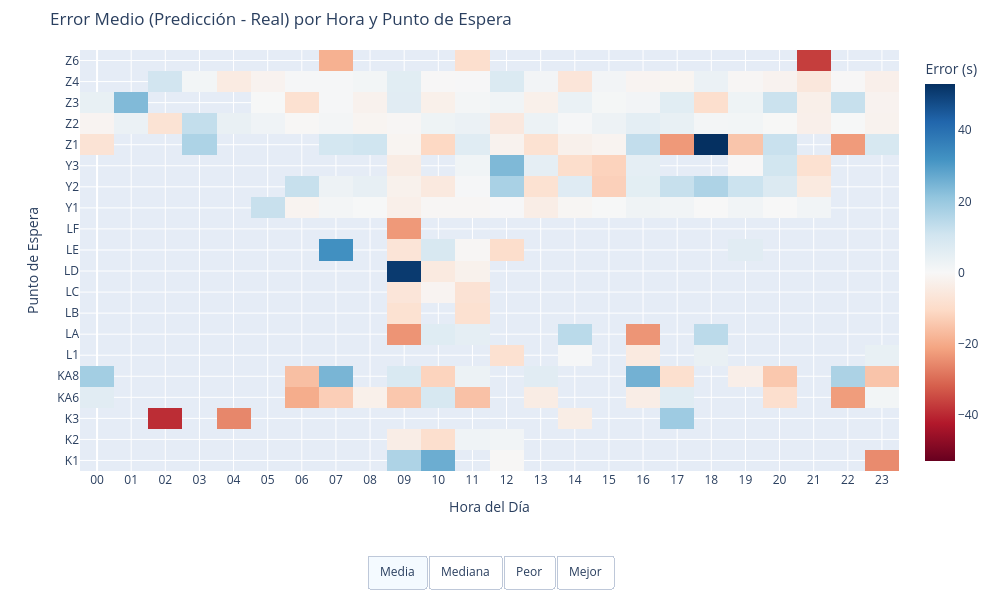

Notebook source saved alongside this figure:
### Code cell
import pandas as pd
import plotly.graph_objects as go

# Calcular columnas necesarias
df['error'] = df['prediccion_tiempo_espera'] - df['tiempo_espera']
df['hora'] = pd.to_datetime(df['llegada_punto']).dt.hour

# Calcular agrupaciones
agg_mean = df.groupby(['holding_point', 'hora'])['error'].mean().reset_index()
worstCol=lambda x: max(x.min(), x.max(), key=abs)
agg_worst = df.groupby(['holding_point', 'hora'])['error'].apply(worstCol).reset_index()
bestCol=lambda x: min(x.min(), x.max(), key=abs)
agg_best = df.groupby(['holding_point', 'hora'])['error'].apply(bestCol).reset_index()
agg_median = df.groupby(['holding_point', 'hora'])['error'].median().reset_index()

# Pivot para cada métrica
heatmap_mean = agg_mean.pivot(index='holding_point', columns='hora', values='error')
heatmap_worst = agg_worst.pivot(index='holding_point', columns='hora', values='error')
heatmap_best = agg_best.pivot(index='holding_point', columns='hora', values='error')
heatmap_median = agg_median.pivot(index='holding_point', columns='hora', values='error')

# Crear figura inicial con la media
fig = go.Figure()

# Añadir como trazas separadas (inicialmente solo visible la media)
fig.add_trace(go.Heatmap(
    z=heatmap_mean.values,
    x=heatmap_mean.columns,
    y=heatmap_mean.index,
    colorscale='RdBu',
    zmid=0,
    colorbar=dict(title='Error (s)'),
    visible=True,
    name='Media'
))

fig.add_trace(go.Heatmap(
    z=heatmap_median.values,
    x=heatmap_median.columns,
    y=heatmap_median.index,
    colorscale='RdBu',
    zmid=0,
    visible=False,
    showscale=False,
    name='Mediana'
))

fig.add_trace(go.Heatmap(
    z=heatmap_worst.values,
    x=heatmap_worst.columns,
    y=heatmap_worst.index,
    colorscale='RdBu',
    zmid=0,
    visible=False,
    showscale=False,
    name='Peor'
))

fig.add_trace(go.Heatmap(
    z=heatmap_best.values,
    x=heatmap_best.columns,
    y=heatmap_best.index,
    colorscale='RdBu',
    zmid=0,
    visible=False,
    showscale=False,
    name='Mejor'
))

# Selector de métrica
fig.update_layout(
    updatemenus=[
        {
            'buttons': [
                {
                    'label': 'Media',
                    'method': 'update',
                    'args': [{'visible': [True, False, False, False]},
                             {'title': 'Error Medio (Predicción - Real) por Hora y Punto de Espera'}]
                },
                {
                    'label': 'Mediana',
                    'method': 'update',
                    'args': [{'visible': [False, True, False, False]},
                             {'title': 'Error Mediana (Predicción - Real) por Hora y Punto de Espera'}]
                },
                {
                    'label': 'Peor',
                    'method': 'update',
                    'args': [{'visible': [False, False, True, False]},
                             {'title': 'Peor Error ABS(Predicción - Real) por Hora y Punto de Espera'}]
                },

                {
                    'label': 'Mejor',
                    'method': 'update',
                    'args': [{'visible': [False, False, False, True]},
                             {'title': 'Mejor Error ABS(Predicción - Real) por Hora y Punto de Espera'}]
                },
                
            ],
            'direction': 'right',
            'type': 'buttons',
            'showactive': True,
            'x': 0.5,
            'xanchor': 'center',
            'y': -0.2,
            'yanchor': 'top'
        }
    ]
)

# Ejes
fig.update_xaxes(
    tickmode='array',
    tickvals=list(range(24)),
    ticktext=[f"{h:02d}" for h in range(24)],
    title='Hora del Día'
)

fig.update_yaxes(title='Punto de Espera')

fig.update_layout(
    title='Error Medio (Predicción - Real) por Hora y Punto de Espera',
    height=600,
    width=1000,
    margin=dict(t=50, b=100)
)

fig.show()

### Figure 1 — Plotly figure (JSON) as saved in the notebook; plotly's stock layout.template omitted (floating-point values rounded to 4 significant figures; data arrays with more than 128 entries replaced by an {"elided": "..."} marker saying what was removed)
{"data": [{"colorbar": {"title": {"text": "Error (s)"}}, "colorscale": [[0, "rgb(103,0,31)"], [0.1, "rgb(178,24,43)"], [0.2, "rgb(214,96,77)"], [0.3, "rgb(244,165,130)"], [0.4, "rgb(253,219,199)"], [0.5, "rgb(247,247,247)"], [0.6, "rgb(209,229,240)"], [0.7, "rgb(146,197,222)"], [0.8, "rgb(67,147,195)"], [0.9, "rgb(33,102,172)"], [1, "rgb(5,48,97)"]], "name": "Media", "type": "heatmap", "visible": true, "x": [0, 1, 2, 3, 4, 5, 6, 7, 8, 9, 10, 11, 12, 13, 14, 15, 16, 17, 18, 19, 20, 21, 22, 23], "y": ["K1", "K2", "K3", "KA6", "KA8", "L1", "LA", "LB", "LC", "LD", "LE", "LF", "Y1", "Y2", "Y3", "Z1", "Z2", "Z3", "Z4", "Z6"], "z": {"elided": "20x24 float values"}, "zmid": 0}, {"colorscale": [[0, "rgb(103,0,31)"], [0.1, "rgb(178,24,43)"], [0.2, "rgb(214,96,77)"], [0.3, "rgb(244,165,130)"], [0.4, "rgb(253,219,199)"], [0.5, "rgb(247,247,247)"], [0.6, "rgb(209,229,240)"], [0.7, "rgb(146,197,222)"], [0.8, "rgb(67,147,195)"], [0.9, "rgb(33,102,172)"], [1, "rgb(5,48,97)"]], "name": "Mediana", "showscale": false, "type": "heatmap", "visible": false, "x": [0, 1, 2, 3, 4, 5, 6, 7, 8, 9, 10, 11, 12, 13, 14, 15, 16, 17, 18, 19, 20, 21, 22, 23], "y": ["K1", "K2", "K3", "KA6", "KA8", "L1", "LA", "LB", "LC", "LD", "LE", "LF", "Y1", "Y2", "Y3", "Z1", "Z2", "Z3", "Z4", "Z6"], "z": {"elided": "20x24 float values"}, "zmid": 0}, {"colorscale": [[0, "rgb(103,0,31)"], [0.1, "rgb(178,24,43)"], [0.2, "rgb(214,96,77)"], [0.3, "rgb(244,165,130)"], [0.4, "rgb(253,219,199)"], [0.5, "rgb(247,247,247)"], [0.6, "rgb(209,229,240)"], [0.7, "rgb(146,197,222)"], [0.8, "rgb(67,147,195)"], [0.9, "rgb(33,102,172)"], [1, "rgb(5,48,97)"]], "name": "Peor", "showscale": false, "type": "heatmap", "visible": false, "x": [0, 1, 2, 3, 4, 5, 6, 7, 8, 9, 10, 11, 12, 13, 14, 15, 16, 17, 18, 19, 20, 21, 22, 23], "y": ["K1", "K2", "K3", "KA6", "KA8", "L1", "LA", "LB", "LC", "LD", "LE", "LF", "Y1", "Y2", "Y3", "Z1", "Z2", "Z3", "Z4", "Z6"], "z": {"elided": "20x24 float values"}, "zmid": 0}, {"colorscale": [[0, "rgb(103,0,31)"], [0.1, "rgb(178,24,43)"], [0.2, "rgb(214,96,77)"], [0.3, "rgb(244,165,130)"], [0.4, "rgb(253,219,199)"], [0.5, "rgb(247,247,247)"], [0.6, "rgb(209,229,240)"], [0.7, "rgb(146,197,222)"], [0.8, "rgb(67,147,195)"], [0.9, "rgb(33,102,172)"], [1, "rgb(5,48,97)"]], "name": "Mejor", "showscale": false, "type": "heatmap", "visible": false, "x": [0, 1, 2, 3, 4, 5, 6, 7, 8, 9, 10, 11, 12, 13, 14, 15, 16, 17, 18, 19, 20, 21, 22, 23], "y": ["K1", "K2", "K3", "KA6", "KA8", "L1", "LA", "LB", "LC", "LD", "LE", "LF", "Y1", "Y2", "Y3", "Z1", "Z2", "Z3", "Z4", "Z6"], "z": {"elided": "20x24 float values"}, "zmid": 0}], "layout": {"height": 600, "margin": {"b": 100, "t": 50}, "title": {"text": "Error Medio (Predicción - Real) por Hora y Punto de Espera"}, "updatemenus": [{"buttons": [{"args": [{"visible": [true, false, false, false]}, {"title": "Error Medio (Predicción - Real) por Hora y Punto de Espera"}], "label": "Media", "method": "update"}, {"args": [{"visible": [false, true, false, false]}, {"title": "Error Mediana (Predicción - Real) por Hora y Punto de Espera"}], "label": "Mediana", "method": "update"}, {"args": [{"visible": [false, false, true, false]}, {"title": "Peor Error ABS(Predicción - Real) por Hora y Punto de Espera"}], "label": "Peor", "method": "update"}, {"args": [{"visible": [false, false, false, true]}, {"title": "Mejor Error ABS(Predicción - Real) por Hora y Punto de Espera"}], "label": "Mejor", "method": "update"}], "direction": "right", "showactive": true, "type": "buttons", "x": 0.5, "xanchor": "center", "y": -0.2, "yanchor": "top"}], "width": 1000, "xaxis": {"tickmode": "array", "ticktext": ["00", "01", "02", "03", "04", "05", "06", "07", "08", "09", "10", "11", "12", "13", "14", "15", "16", "17", "18", "19", "20", "21", "22", "23"], "tickvals": [0, 1, 2, 3, 4, 5, 6, 7, 8, 9, 10, 11, 12, 13, 14, 15, 16, 17, 18, 19, 20, 21, 22, 23], "title": {"text": "Hora del Día"}}, "yaxis": {"title": {"text": "Punto de Espera"}}}}
